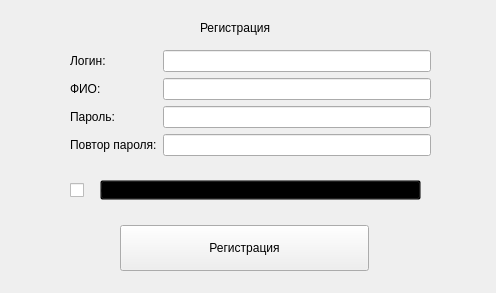
<?xml version="1.0" encoding="UTF-8"?>
<ui version="4.0">
 <class>Form</class>
 <widget class="QWidget" name="Form">
  <property name="geometry">
   <rect>
    <x>0</x>
    <y>0</y>
    <width>496</width>
    <height>293</height>
   </rect>
  </property>
  <property name="minimumSize">
   <size>
    <width>496</width>
    <height>293</height>
   </size>
  </property>
  <property name="maximumSize">
   <size>
    <width>496</width>
    <height>293</height>
   </size>
  </property>
  <property name="windowTitle">
   <string>Form</string>
  </property>
  <widget class="QWidget" name="formLayoutWidget">
   <property name="geometry">
    <rect>
     <x>70</x>
     <y>50</y>
     <width>361</width>
     <height>122</height>
    </rect>
   </property>
   <layout class="QFormLayout" name="formLayout">
    <item row="0" column="0">
     <widget class="QLabel" name="label">
      <property name="text">
       <string>Логин:</string>
      </property>
     </widget>
    </item>
    <item row="0" column="1">
     <widget class="QLineEdit" name="lineEdit"/>
    </item>
    <item row="3" column="0">
     <widget class="QLabel" name="label_2">
      <property name="text">
       <string>Пароль:</string>
      </property>
     </widget>
    </item>
    <item row="3" column="1">
     <widget class="QLineEdit" name="lineEdit_2"/>
    </item>
    <item row="4" column="0">
     <widget class="QLabel" name="label_3">
      <property name="text">
       <string>Повтор пароля:</string>
      </property>
     </widget>
    </item>
    <item row="4" column="1">
     <widget class="QLineEdit" name="lineEdit_3"/>
    </item>
    <item row="1" column="1">
     <widget class="QLineEdit" name="lineEdit_4"/>
    </item>
    <item row="1" column="0">
     <widget class="QLabel" name="label_6">
      <property name="text">
       <string>ФИО:</string>
      </property>
     </widget>
    </item>
   </layout>
  </widget>
  <widget class="QPushButton" name="pushButton_2">
   <property name="geometry">
    <rect>
     <x>90</x>
     <y>210</y>
     <width>309</width>
     <height>61</height>
    </rect>
   </property>
   <property name="minimumSize">
    <size>
     <width>0</width>
     <height>0</height>
    </size>
   </property>
   <property name="styleSheet">
    <string notr="true">margin-left: 30px;
margin-right: 30px;
margin-top: 15px
</string>
   </property>
   <property name="text">
    <string>Регистрация</string>
   </property>
  </widget>
  <widget class="QCheckBox" name="checkBox">
   <property name="geometry">
    <rect>
     <x>70</x>
     <y>180</y>
     <width>21</width>
     <height>21</height>
    </rect>
   </property>
   <property name="minimumSize">
    <size>
     <width>0</width>
     <height>0</height>
    </size>
   </property>
   <property name="text">
    <string/>
   </property>
   <property name="iconSize">
    <size>
     <width>30</width>
     <height>30</height>
    </size>
   </property>
  </widget>
  <widget class="QPushButton" name="pushButton">
   <property name="geometry">
    <rect>
     <x>100</x>
     <y>180</y>
     <width>321</width>
     <height>20</height>
    </rect>
   </property>
   <property name="styleSheet">
    <string notr="true">background-color: transparent;
text-align: left;</string>
   </property>
   <property name="text">
    <string>согласен с Пользовательским соглашением</string>
   </property>
  </widget>
  <widget class="QLabel" name="label_4">
   <property name="geometry">
    <rect>
     <x>200</x>
     <y>20</y>
     <width>211</width>
     <height>16</height>
    </rect>
   </property>
   <property name="text">
    <string>Регистрация</string>
   </property>
  </widget>
  <widget class="QLabel" name="label_5">
   <property name="geometry">
    <rect>
     <x>80</x>
     <y>200</y>
     <width>311</width>
     <height>16</height>
    </rect>
   </property>
   <property name="text">
    <string/>
   </property>
  </widget>
  <zorder>formLayoutWidget</zorder>
  <zorder>pushButton_2</zorder>
  <zorder>pushButton</zorder>
  <zorder>label_4</zorder>
  <zorder>label_5</zorder>
  <zorder>checkBox</zorder>
 </widget>
 <resources/>
 <connections/>
</ui>
